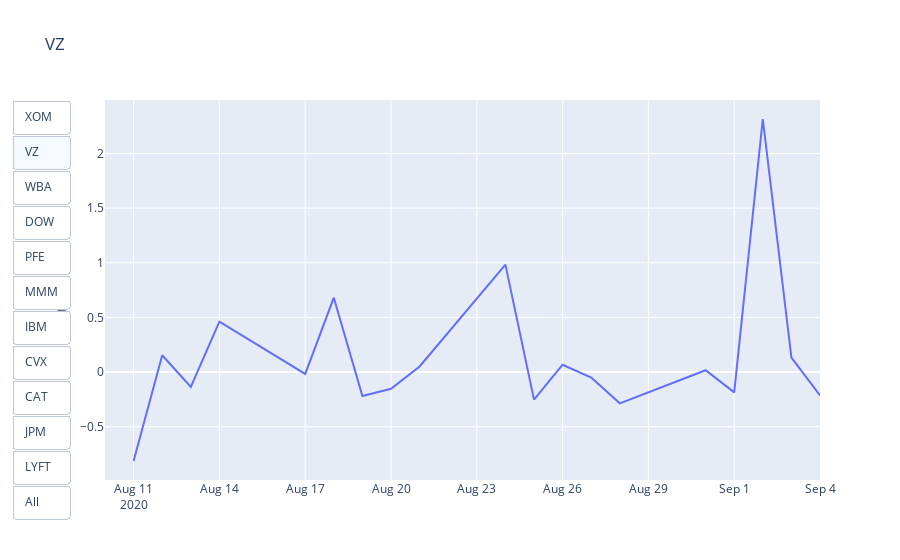

Notebook code cell kept with this figure:
### Code cell
data = []
for col in rets.columns.tolist():
    trace = go.Scatter(
        x = rets.index, y = 100*rets[col], name = '%s' %col
    )
    data.append(trace)

updatemenus = list([
    dict(type = "buttons",
        active = -1,
         buttons = list([
             dict(label = 'XOM',
                 method = 'update',
                 args = [{'visible': pd.Series(rets.columns).isin(['XOM'])},
                        {'title': 'XOM'}]),
             dict(label = 'VZ',
                 method = 'update',
                 args = [{'visible': pd.Series(rets.columns).isin(['VZ'])},
                        {'title': 'VZ'}]),
             dict(label = 'WBA',
                 method = 'update',
                 args = [{'visible': pd.Series(rets.columns).isin(['WBA'])},
                        {'title': 'WBA'}]),
             dict(label = 'DOW',
                 method = 'update',
                 args = [{'visible': pd.Series(rets.columns).isin(['DOW'])},
                        {'title': 'DOW'}]),
             dict(label = 'PFE',
                 method = 'update',
                 args = [{'visible': pd.Series(rets.columns).isin(['PFE'])},
                        {'title': 'PFE'}]),
             dict(label = 'MMM',
                 method = 'update',
                 args = [{'visible': pd.Series(rets.columns).isin(['MMM'])},
                        {'title': 'MMM'}]),
             dict(label = 'IBM',
                 method = 'update',
                 args = [{'visible': pd.Series(rets.columns).isin(['IBM'])},
                        {'title': 'IBM'}]),
             dict(label = 'CVX',
                 method = 'update',
                 args = [{'visible': pd.Series(rets.columns).isin(['CVX'])},
                        {'title': 'CVX'}]),
             dict(label = 'CAT',
                 method = 'update',
                 args = [{'visible': pd.Series(rets.columns).isin(['CAT'])},
                        {'title': 'CAT'}]),
             dict(label = 'JPM',
                 method = 'update',
                 args = [{'visible': pd.Series(rets.columns).isin(['JPM'])},
                        {'title': 'JPM'}]),
             dict(label = 'LYFT',
                 method = 'update',
                 args = [{'visible': pd.Series(rets.columns).isin(['LYFT'])},
                        {'title': 'LYFT'}]),
             dict(label = 'All',
                 method = 'update',
                 args = [{'visible': pd.Series(rets.columns).isin(ticks)},
                        {'title': 'Stocks'}])
         ])
        )
])

    
layout = go.Layout(
    title = 'Stocks', yaxis = dict(title = 'Returns (%)'), updatemenus  = updatemenus)
fig = go.Figure(data=data, layout=layout)
plotly.offline.iplot(fig)

### Figure 1 — Plotly figure (JSON) as saved in the notebook; plotly's stock layout.template omitted (floating-point values rounded to 4 significant figures)
{"data": [{"name": "AIG", "type": "scatter", "visible": false, "x": ["2020-08-10T00:00:00", "2020-08-11T00:00:00", "2020-08-12T00:00:00", "2020-08-13T00:00:00", "2020-08-14T00:00:00", "2020-08-17T00:00:00", "2020-08-18T00:00:00", "2020-08-19T00:00:00", "2020-08-20T00:00:00", "2020-08-21T00:00:00", "2020-08-24T00:00:00", "2020-08-25T00:00:00", "2020-08-26T00:00:00", "2020-08-27T00:00:00", "2020-08-28T00:00:00", "2020-08-31T00:00:00", "2020-09-01T00:00:00", "2020-09-02T00:00:00", "2020-09-03T00:00:00", "2020-09-04T00:00:00"], "y": [null, 1.653, -3.252, -0.7434, 0.9118, -3.324, -1.268, 0.9466, -2.445, -2.952, 4.528, -0.1015, -1.558, 2.134, -1.044, -0.7831, 0.03432, 2.333, -1.442, 1.361]}, {"name": "CAT", "type": "scatter", "visible": false, "x": ["2020-08-10T00:00:00", "2020-08-11T00:00:00", "2020-08-12T00:00:00", "2020-08-13T00:00:00", "2020-08-14T00:00:00", "2020-08-17T00:00:00", "2020-08-18T00:00:00", "2020-08-19T00:00:00", "2020-08-20T00:00:00", "2020-08-21T00:00:00", "2020-08-24T00:00:00", "2020-08-25T00:00:00", "2020-08-26T00:00:00", "2020-08-27T00:00:00", "2020-08-28T00:00:00", "2020-08-31T00:00:00", "2020-09-01T00:00:00", "2020-09-02T00:00:00", "2020-09-03T00:00:00", "2020-09-04T00:00:00"], "y": [null, 0.3591, 0.02807, -1.333, -0.5047, -0.886, -0.2523, -0.2529, -0.3913, 0.691, 2.348, -0.3741, 0.4818, 1.086, 0.1814, -0.919, 2.628, 2.205, -1.682, 0.9676]}, {"name": "CVX", "type": "scatter", "visible": false, "x": ["2020-08-10T00:00:00", "2020-08-11T00:00:00", "2020-08-12T00:00:00", "2020-08-13T00:00:00", "2020-08-14T00:00:00", "2020-08-17T00:00:00", "2020-08-18T00:00:00", "2020-08-19T00:00:00", "2020-08-20T00:00:00", "2020-08-21T00:00:00", "2020-08-24T00:00:00", "2020-08-25T00:00:00", "2020-08-26T00:00:00", "2020-08-27T00:00:00", "2020-08-28T00:00:00", "2020-08-31T00:00:00", "2020-09-01T00:00:00", "2020-09-02T00:00:00", "2020-09-03T00:00:00", "2020-09-04T00:00:00"], "y": [null, -0.1226, 1.227, -0.9921, 0.5901, 0.4649, -3.459, -1.415, -1.829, 0.3184, 2.492, -1.227, -1.567, 0.1533, 0.8479, -1.985, -1.013, 0.1324, -1.094, -0.4254]}, {"name": "DOW", "type": "scatter", "visible": false, "x": ["2020-08-10T00:00:00", "2020-08-11T00:00:00", "2020-08-12T00:00:00", "2020-08-13T00:00:00", "2020-08-14T00:00:00", "2020-08-17T00:00:00", "2020-08-18T00:00:00", "2020-08-19T00:00:00", "2020-08-20T00:00:00", "2020-08-21T00:00:00", "2020-08-24T00:00:00", "2020-08-25T00:00:00", "2020-08-26T00:00:00", "2020-08-27T00:00:00", "2020-08-28T00:00:00", "2020-08-31T00:00:00", "2020-09-01T00:00:00", "2020-09-02T00:00:00", "2020-09-03T00:00:00", "2020-09-04T00:00:00"], "y": [null, -0.6696, -0.4944, 0.3388, 0.9903, -0.9138, 0.5623, -0.1566, -2.128, -0.2289, 5.804, -1.149, 1.645, -0.3884, -0.2383, -2.02, 4.765, 4.125, -1.686, 0.434]}, {"name": "IBM", "type": "scatter", "visible": false, "x": ["2020-08-10T00:00:00", "2020-08-11T00:00:00", "2020-08-12T00:00:00", "2020-08-13T00:00:00", "2020-08-14T00:00:00", "2020-08-17T00:00:00", "2020-08-18T00:00:00", "2020-08-19T00:00:00", "2020-08-20T00:00:00", "2020-08-21T00:00:00", "2020-08-24T00:00:00", "2020-08-25T00:00:00", "2020-08-26T00:00:00", "2020-08-27T00:00:00", "2020-08-28T00:00:00", "2020-08-31T00:00:00", "2020-09-01T00:00:00", "2020-09-02T00:00:00", "2020-09-03T00:00:00", "2020-09-04T00:00:00"], "y": [null, -0.2832, -0.03945, -1.318, 0.192, -0.6626, 0.3857, -0.8646, -0.5572, 0.008122, 2.046, -0.8275, -0.3771, 0.3866, 0.3369, -1.407, 0.07299, 3.874, -2.91, -1.728]}, {"name": "JPM", "type": "scatter", "visible": false, "x": ["2020-08-10T00:00:00", "2020-08-11T00:00:00", "2020-08-12T00:00:00", "2020-08-13T00:00:00", "2020-08-14T00:00:00", "2020-08-17T00:00:00", "2020-08-18T00:00:00", "2020-08-19T00:00:00", "2020-08-20T00:00:00", "2020-08-21T00:00:00", "2020-08-24T00:00:00", "2020-08-25T00:00:00", "2020-08-26T00:00:00", "2020-08-27T00:00:00", "2020-08-28T00:00:00", "2020-08-31T00:00:00", "2020-09-01T00:00:00", "2020-09-02T00:00:00", "2020-09-03T00:00:00", "2020-09-04T00:00:00"], "y": [null, 3.16, -0.8476, -0.5537, 0.03907, -2.636, -1.394, 0.2339, -1.197, -0.05135, 2.815, 0.4397, -1.403, 3.29, 0.4104, -2.51, -0.04991, 1.508, -0.3148, 2.161]}, {"name": "LYFT", "type": "scatter", "visible": false, "x": ["2020-08-10T00:00:00", "2020-08-11T00:00:00", "2020-08-12T00:00:00", "2020-08-13T00:00:00", "2020-08-14T00:00:00", "2020-08-17T00:00:00", "2020-08-18T00:00:00", "2020-08-19T00:00:00", "2020-08-20T00:00:00", "2020-08-21T00:00:00", "2020-08-24T00:00:00", "2020-08-25T00:00:00", "2020-08-26T00:00:00", "2020-08-27T00:00:00", "2020-08-28T00:00:00", "2020-08-31T00:00:00", "2020-09-01T00:00:00", "2020-09-02T00:00:00", "2020-09-03T00:00:00", "2020-09-04T00:00:00"], "y": [null, -1.288, -0.4241, -5.374, -1.281, -4.7, 2.834, 0.7158, 5.757, -2.789, 0.1728, 0.1035, 1.758, 0.6098, 3.603, -3.575, -0.8089, -2.786, -0.1748, 1.436]}, {"name": "MMM", "type": "scatter", "visible": false, "x": ["2020-08-10T00:00:00", "2020-08-11T00:00:00", "2020-08-12T00:00:00", "2020-08-13T00:00:00", "2020-08-14T00:00:00", "2020-08-17T00:00:00", "2020-08-18T00:00:00", "2020-08-19T00:00:00", "2020-08-20T00:00:00", "2020-08-21T00:00:00", "2020-08-24T00:00:00", "2020-08-25T00:00:00", "2020-08-26T00:00:00", "2020-08-27T00:00:00", "2020-08-28T00:00:00", "2020-08-31T00:00:00", "2020-09-01T00:00:00", "2020-09-02T00:00:00", "2020-09-03T00:00:00", "2020-09-04T00:00:00"], "y": [null, 1.202, 0.5386, 0.9741, 0.1447, -0.8368, -0.2004, -0.2494, -0.6099, -0.7731, 1.125, -0.2629, 0.4905, 0.1098, 0.9629, -1.594, 1.092, 2.858, -1.888, -0.3247]}, {"name": "PFE", "type": "scatter", "visible": false, "x": ["2020-08-10T00:00:00", "2020-08-11T00:00:00", "2020-08-12T00:00:00", "2020-08-13T00:00:00", "2020-08-14T00:00:00", "2020-08-17T00:00:00", "2020-08-18T00:00:00", "2020-08-19T00:00:00", "2020-08-20T00:00:00", "2020-08-21T00:00:00", "2020-08-24T00:00:00", "2020-08-25T00:00:00", "2020-08-26T00:00:00", "2020-08-27T00:00:00", "2020-08-28T00:00:00", "2020-08-31T00:00:00", "2020-09-01T00:00:00", "2020-09-02T00:00:00", "2020-09-03T00:00:00", "2020-09-04T00:00:00"], "y": [null, -1.563, 1.429, -0.4174, -0.2882, 0.7619, 0.02608, -0.2607, 1.202, 0.4132, -0.1029, -1.107, -0.9373, -0.4993, 0.1321, -0.3165, -2.408, 0.8677, -2.151, -0.1099]}, {"name": "VZ", "type": "scatter", "visible": true, "x": ["2020-08-10T00:00:00", "2020-08-11T00:00:00", "2020-08-12T00:00:00", "2020-08-13T00:00:00", "2020-08-14T00:00:00", "2020-08-17T00:00:00", "2020-08-18T00:00:00", "2020-08-19T00:00:00", "2020-08-20T00:00:00", "2020-08-21T00:00:00", "2020-08-24T00:00:00", "2020-08-25T00:00:00", "2020-08-26T00:00:00", "2020-08-27T00:00:00", "2020-08-28T00:00:00", "2020-08-31T00:00:00", "2020-09-01T00:00:00", "2020-09-02T00:00:00", "2020-09-03T00:00:00", "2020-09-04T00:00:00"], "y": [null, -0.8137, 0.1538, -0.1365, 0.4614, -0.01701, 0.6805, -0.2197, -0.1524, 0.05089, 0.9832, -0.2518, 0.06732, -0.05045, -0.2861, 0.01688, -0.1856, 2.316, 0.1322, -0.2145]}, {"name": "WBA", "type": "scatter", "visible": false, "x": ["2020-08-10T00:00:00", "2020-08-11T00:00:00", "2020-08-12T00:00:00", "2020-08-13T00:00:00", "2020-08-14T00:00:00", "2020-08-17T00:00:00", "2020-08-18T00:00:00", "2020-08-19T00:00:00", "2020-08-20T00:00:00", "2020-08-21T00:00:00", "2020-08-24T00:00:00", "2020-08-25T00:00:00", "2020-08-26T00:00:00", "2020-08-27T00:00:00", "2020-08-28T00:00:00", "2020-08-31T00:00:00", "2020-09-01T00:00:00", "2020-09-02T00:00:00", "2020-09-03T00:00:00", "2020-09-04T00:00:00"], "y": [null, -2.357, -0.07168, -1.961, 2.22, -1.742, -1.02, -1.251, -1.342, -0.6296, 0.7096, -0.6039, -2.101, 1.733, -1.474, -1.909, -3.314, 1.115, -0.2152, -0.5392]}, {"name": "XOM", "type": "scatter", "visible": false, "x": ["2020-08-10T00:00:00", "2020-08-11T00:00:00", "2020-08-12T00:00:00", "2020-08-13T00:00:00", "2020-08-14T00:00:00", "2020-08-17T00:00:00", "2020-08-18T00:00:00", "2020-08-19T00:00:00", "2020-08-20T00:00:00", "2020-08-21T00:00:00", "2020-08-24T00:00:00", "2020-08-25T00:00:00", "2020-08-26T00:00:00", "2020-08-27T00:00:00", "2020-08-28T00:00:00", "2020-08-31T00:00:00", "2020-09-01T00:00:00", "2020-09-02T00:00:00", "2020-09-03T00:00:00", "2020-09-04T00:00:00"], "y": [null, 1.033, -1.957, -2.45, 0.4418, -1.296, -0.4925, -1.108, -1.525, -0.7502, 2.951, -3.174, -2.128, -0.6748, 2.391, -1.843, -1.277, -0.6087, -0.2041, -0.0767]}], "layout": {"autosize": true, "title": {"text": "VZ"}, "updatemenus": [{"active": 1, "buttons": [{"args": [{"visible": [false, false, false, false, false, false, false, false, false, false, false, true]}, {"title": "XOM"}], "label": "XOM", "method": "update"}, {"args": [{"visible": [false, false, false, false, false, false, false, false, false, true, false, false]}, {"title": "VZ"}], "label": "VZ", "method": "update"}, {"args": [{"visible": [false, false, false, false, false, false, false, false, false, false, true, false]}, {"title": "WBA"}], "label": "WBA", "method": "update"}, {"args": [{"visible": [false, false, false, true, false, false, false, false, false, false, false, false]}, {"title": "DOW"}], "label": "DOW", "method": "update"}, {"args": [{"visible": [false, false, false, false, false, false, false, false, true, false, false, false]}, {"title": "PFE"}], "label": "PFE", "method": "update"}, {"args": [{"visible": [false, false, false, false, false, false, false, true, false, false, false, false]}, {"title": "MMM"}], "label": "MMM", "method": "update"}, {"args": [{"visible": [false, false, false, false, true, false, false, false, false, false, false, false]}, {"title": "IBM"}], "label": "IBM", "method": "update"}, {"args": [{"visible": [false, false, true, false, false, false, false, false, false, false, false, false]}, {"title": "CVX"}], "label": "CVX", "method": "update"}, {"args": [{"visible": [false, true, false, false, false, false, false, false, false, false, false, false]}, {"title": "CAT"}], "label": "CAT", "method": "update"}, {"args": [{"visible": [false, false, false, false, false, true, false, false, false, false, false, false]}, {"title": "JPM"}], "label": "JPM", "method": "update"}, {"args": [{"visible": [false, false, false, false, false, false, true, false, false, false, false, false]}, {"title": "LYFT"}], "label": "LYFT", "method": "update"}, {"args": [{"visible": [true, true, true, true, true, true, true, true, true, true, true, true]}, {"title": "Stocks"}], "label": "All", "method": "update"}], "type": "buttons"}], "xaxis": {"autorange": true, "range": ["2020-08-10", "2020-09-04"], "type": "date"}, "yaxis": {"autorange": true, "range": [-0.9876, 2.49], "title": {"text": "Returns (%)"}, "type": "linear"}}}
